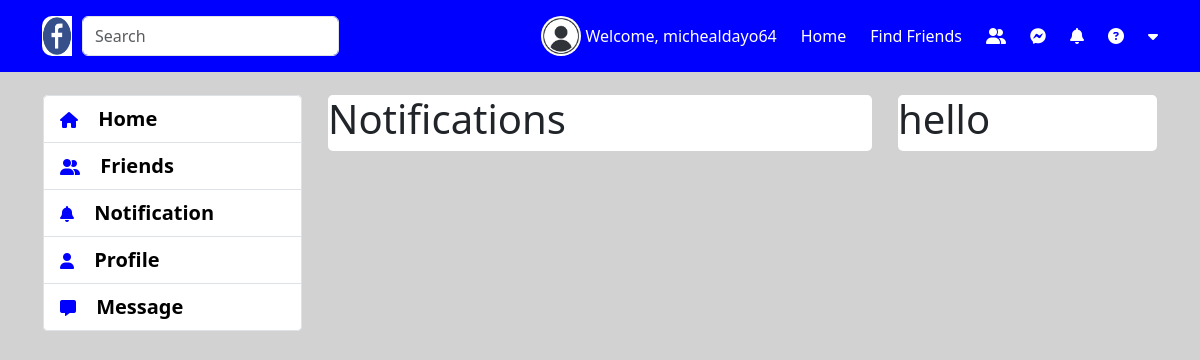
Screenshot of /notification/ (signed in) with the database file from the repository.
### account/models.py (models this page shows, shortened)
class Account(AbstractBaseUser):
    email 					= models.EmailField(verbose_name="email", max_length=60, unique=True)
    username 				= models.CharField(max_length=30, unique=True)
    date_joined				= models.DateTimeField(verbose_name='date joined', auto_now_add=True)
    last_login				= models.DateTimeField(verbose_name='last login', auto_now=True)
    is_admin				= models.BooleanField(default=False)
    is_active				= models.BooleanField(default=True)
    is_staff				= models.BooleanField(default=False)
    is_superuser		= models.BooleanField(default=False)
    profile_image		= models.ImageField(max_length=255, upload_to=get_profile_image_filepath, null=True, blank=True, default=get_default_profile_image)
    hide_email				= models.BooleanField(default=True)
    USERNAME_FIELD = 'email'
    REQUIRED_FIELDS = ['username']
    objects = MyAccountManager()

### notification_app/views.py (the view)
# urls.py: path('', notification_index, name="notification-index")
def notification_index(request):
    return render(request, 'notification_app/notification.html')

### notification_app/templates/notification_app/notification.html (shortened to what this page needs)
{% extends 'base.html' %}
{% block content %}
<br>
    <div class="row">
      <div class="col-3">
        {% include 'snippets/left-menu.html' %}
      </div>
      <div class="col-6">
        <div class="card">
            <h1>Notifications</h1>
        </div>
      </div>
      <div class="col-3">
        <div class="card">
            <h1>hello</h1>
        </div>
      </div>
    </div>
{% endblock %}

### templates/snippets/header.html (shortened to what this page needs)
{% load static %}
<nav class="navbar fixed-top" style="background-color: blue;">
    <div class="container d-flex flex-row justify-content-between" id="myheader">
        <div>
            <form class="d-flex" role="search">
                <img src="{% static 'img/fb.jpeg' %}" alt="" srcset="" style="width: 40px; height: 40px; padding-right: 10px; border-radius: 10px;">
                <input class="form-control me-2 w-100" type="search" placeholder="Search" aria-label="Search">
              </form>
        </div>
      <div class="d-flex flex-row align-items-center">
        {% if request.user.is_authenticated %}
        <a href="{% url 'profile-index' %}" class="anch">
        <img class="me-1 profile-pic" src="{{ request.user.profile_image.url }}" alt="">
      </a>
        {% else %}
        <img class="me-1 profile-pic" src="{% static 'img/profile_image.png' %}" alt="">
        {% endif %}
        <a href="{% url 'profile-index' %}" class="anch">
        <p class="me-4 mt-3 text-white">Welcome, {{ request.user.username }}</p>
      </a>
      <a href="{% url 'index' %}" class="anch">
        <p class="me-4 mt-3 text-white">Home</p>
      </a>
      <a href="#" class="anch">
        <p class="me-4 mt-3 text-white">Find Friends</p>
      </a>
      <a href="#" class="anch">
        <i class="fa-solid fa-user-group me-4 text-white"></i>
      </a>
      <a href="#" class="anch">
        <i class="fa-brands fa-facebook-messenger me-4 text-white"></i>
      </a>
      <a href="#" class="anch">
        <i class="fa-solid fa-bell me-4 text-white"></i>
      </a>
      <a href="#" class="anch">
        <i class="fa-solid fa-circle-question me-4 text-white"></i>
      </a>
      <a href="#" id="logout">
        <i class="fa-solid fa-caret-down text-white"></i>
      </a>
      </div>
    </div>
  </nav>

### static/css/style.css (style rules this page uses)
.anch { text-decoration: none; cursor: pointer; }
.anch i { color: blue; }
.profile-pic { width: 40px; height: 40px; border-radius: 100%; }
#myheader { position: relative; }

### rows the page displays
Account: user.profile_image (picture), user.username "michealdayo64"
